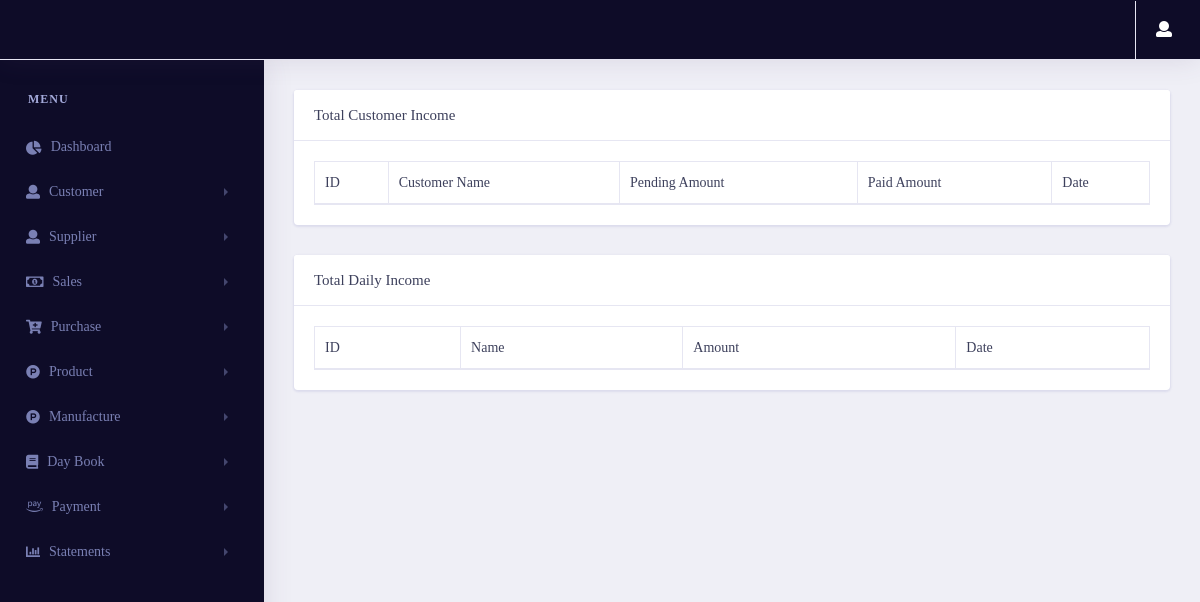
Page /statement/totalincome/ (signed in) on the earlier database version.
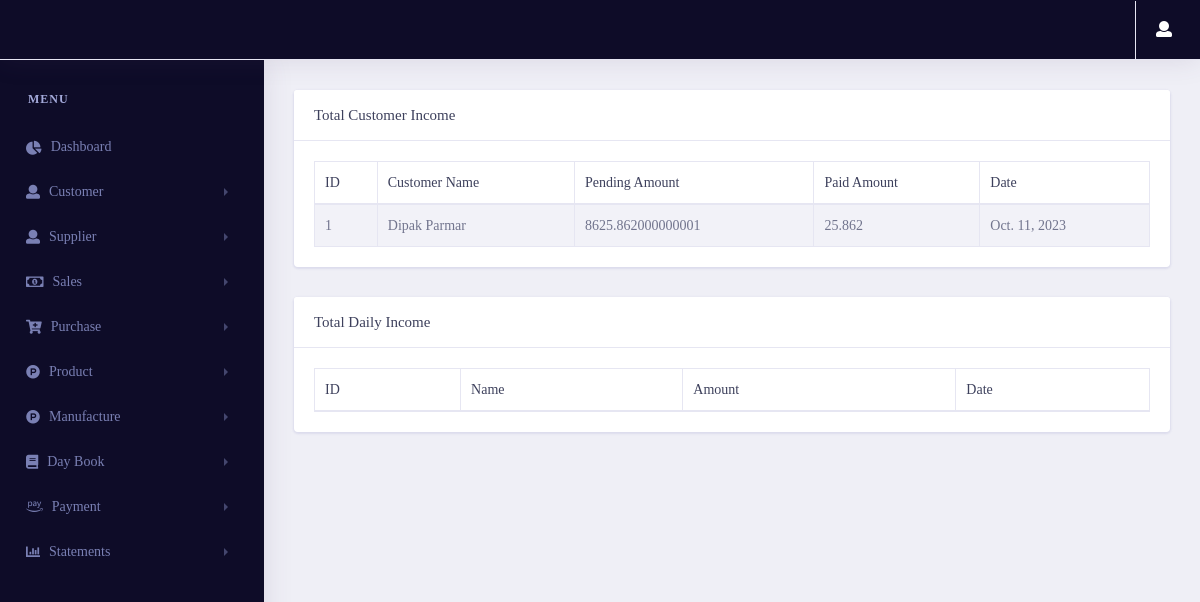
Same page on the later database version.
### payments/models.py (models this page shows, shortened)
class customerpay_gst(models.Model):
    customer_name = models.ForeignKey(Customer_gst , on_delete=models.CASCADE)
    pending_amount = models.FloatField()
    paid_amount = models.FloatField()
    round_off = models.FloatField()
    date = models.DateField(auto_now_add=True)
    Description = models.CharField(max_length=100,blank=True,null=True,default="Cash on Hand")
    id = models.UUIDField(default=uuid.uuid4 , unique=True , primary_key=True , editable=False)

### customer/models.py (models this page shows)
class Customer_gst(models.Model):
    customerid = models.CharField(max_length=10, null=True, blank=True)
    fullname = models.CharField(max_length=50)
    email = models.EmailField(max_length=254)
    contactno = models.CharField(max_length=50)
    gst = models.CharField(max_length=50)
    city = models.CharField(max_length=50)
    state = models.CharField(max_length=50)
    landmark = models.CharField(max_length=50)
    id = models.UUIDField(default=uuid.uuid4 , unique=True , primary_key=True , editable=False)
    def __str__(self):
        return self.fullname

### statements/views.py (the view)
# urls.py: path('totalincome/',views.totalincome,name="totalincome"),
@login_required(login_url='login')
def totalincome(request):
    try:
        if request.session['Estimate']:
            daily_income_data = dailyincome_estimate.objects.all()
            customer_income_data = customerpay_estimate.objects.select_related('customer_name').all().order_by("-date")
        if request.session['GST']:
            daily_income_data = dailyincome_gst.objects.all()
            customer_income_data = customerpay_gst.objects.all()
        context = {
            'daily_income_data':daily_income_data,
            'customer_income_data':customer_income_data
        }
        return render(request,'statements/totalincome.html',context)
    except:
        return redirect('error404')

### statements/templates/statements/totalincome.html (shortened to what this page needs)
{% extends 'pages/base.html' %}
{% load static %}
{% load user_auth %}
{% block content %}
<link rel="stylesheet" href="{% static 'vendor/bootstrap/css/bootstrap.min.css' %}">
<link rel="stylesheet" type="text/css" href="{% static 'vendor/datatables/css/dataTables.bootstrap4.css' %}">
<link href="{% static 'vendor/fonts/circular-std/style.css' %}" rel="stylesheet">
<link rel="stylesheet" href="{% static 'libs/css/style.css' %}">
<link rel="stylesheet" href="{% static 'vendor/fonts/fontawesome/css/fontawesome-all.css' %}">
{% if request.session.Estimate %}
<div class="row">
    <div class="col-xl-12 col-lg-12 col-md-12 col-sm-12 col-12">
        <div class="card">
            <h5 class="card-header">Total Customer Income</h5>
            <div class="card-body">
                <div class="table-responsive">
                    <table class="table table-striped table-bordered first">
                        <thead>
                        <tr>
                            <th>ID</th>
                            <th>Customer Name</th>
                            <th>Pending Amount</th>
                            <th>Paid Amount</th>
                            <th>Date</th>
                        </tr>
                        </thead>
                        <tbody>
                        {% for i in customer_income_data %}
                        <tr>
                            <td>{{forloop.counter}}</td>
                            <td>{{i.customer_name}}</td>
                            <td>{{i.pending_amount}}</td>
                            <td>{{i.paid_amount}}</td>
                            <td>{{i.date}}</td>
                        </tr>
                        {% endfor %}
                        </tbody>
                    </table>
                </div>
            </div>
        </div>
    </div>
</div>
<div class="row">
    <div class="col-xl-12 col-lg-12 col-md-12 col-sm-12 col-12">
        <div class="card">
            <h5 class="card-header">Total Daily Income</h5>
            <div class="card-body">
                <div class="table-responsive">
                    <table class="table table-striped table-bordered first">
                        <thead>
                        <tr>
                            <th>ID</th>
                            <th>Name</th>
                            <th>Amount</th>
                            <th>Date</th>
                        </tr>
                        </thead>
                    </table>
                </div>
            </div>
        </div>
    </div>
</div>
{% endif %}
{% endblock content %}

Differences in the rows shown:
added customerpay_gst: customer_name "Dipak Parmar", pending_amount "8625.862000000001", paid_amount "25.862", date "Oct. 11, 2023"
